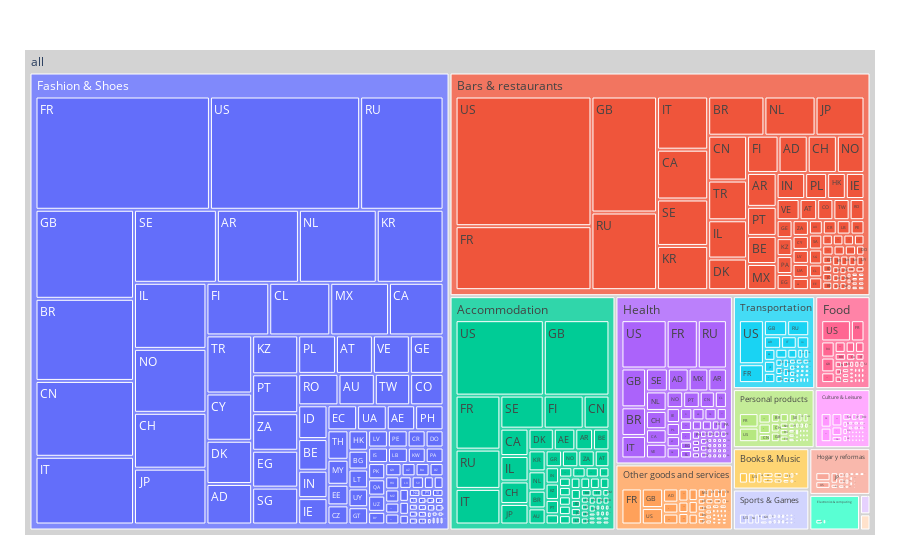

Source (notebook cell):
### Markdown cell above
## Drilled down to understand which sector is more demanded by which nationality

### Code cell
fig = px.treemap(df, path=[px.Constant("all"), 'category', 'customer_country'])
fig.update_traces(root_color="lightgrey")
fig.update_layout(margin = dict(t=50, l=25, r=25, b=25))
fig.show()

### Figure 1 — Plotly figure (JSON) as saved in the notebook; plotly's stock layout.template omitted (floating-point values rounded to 4 significant figures; data arrays with more than 128 entries replaced by an {"elided": "..."} marker saying what was removed)
{"data": [{"branchvalues": "total", "domain": {"x": [0, 1], "y": [0, 1]}, "hovertemplate": "labels=%{label}<br>count=%{value}<br>parent=%{parent}<br>id=%{id}<extra></extra>", "ids": {"elided": "633 str values"}, "labels": {"elided": "633 str values"}, "name": "", "parents": {"elided": "633 str values"}, "root": {"color": "lightgrey"}, "type": "treemap", "values": {"elided": "633 int values"}}], "layout": {"legend": {"tracegroupgap": 0}, "margin": {"b": 25, "l": 25, "r": 25, "t": 50}}}
